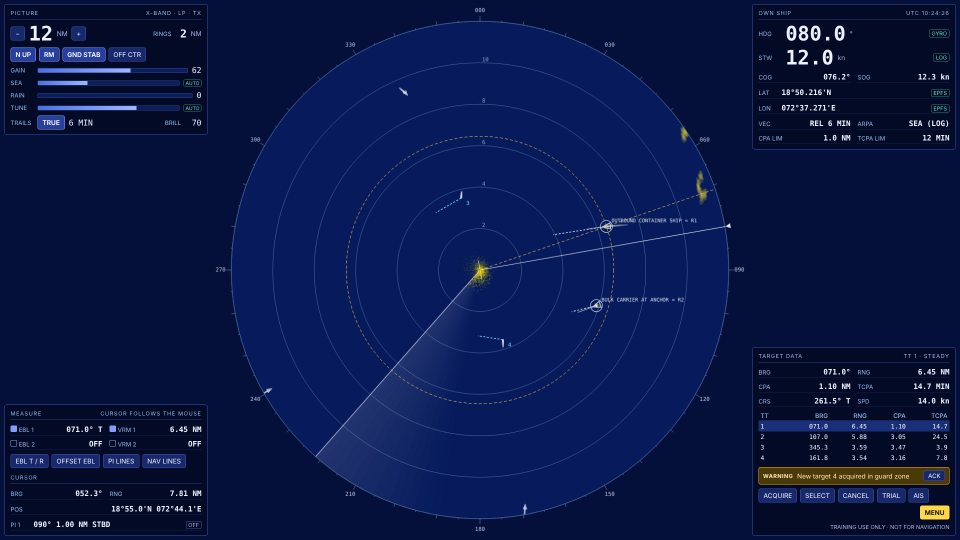
#> input picture design-mockups/1-radar-screen.png, 1920 x 1080 px, given in place of display.png, which was not available (shown at 1/2 size)
$ python assets.py ../../design-mockups ../../design-mockups/10-new-design-1920x1080.png
#> lines starting #> are read from the running program, lines starting #| are printed output that depends on the picture
#!/usr/bin/env python3
"""
Makes the figures of the complete manual from the raw screen pictures.

    python3 docs/manual-src/assets.py [raw-folder] [figure-folder]

The raw pictures are taken by the scripts in docs/manual-src/shots (they drive the built simulator in a
headless browser). The figures are JPEG files cut and sized for an A4 page. Nothing here changes the
simulator.
"""
import sys
from pathlib import Path
from PIL import Image, ImageDraw, ImageFont

ROOT = Path(__file__).resolve().parents[2]
RAW = Path(sys.argv[1]) if len(sys.argv) > 1 else ROOT / "manual-img" / "raw"
FIG = Path(sys.argv[2]) if len(sys.argv) > 2 else ROOT / "manual-img" / "fig"
FIG.mkdir(parents=True, exist_ok=True)

FONT_CANDIDATES = [
    "/usr/share/fonts/opentype/inter/Inter-Bold.otf",
    "/usr/share/fonts/truetype/dejavu/DejaVuSans-Bold.ttf",
]


def font(size: int) -> ImageFont.FreeTypeFont:
    for f in FONT_CANDIDATES:
        if Path(f).exists():
            return ImageFont.truetype(f, size)
    return ImageFont.load_default()


def load(name: str) -> Image.Image:
#> called with name = 'display'
    return Image.open(RAW / f"{name}.png").convert("RGB")
#> returned value is the input picture: PIL image 1920x1080 RGB; mean R, G, B 9.5, 23.8, 71.6


def save(im: Image.Image, name: str, width: int | None = None, quality: int = 88) -> None:
    if width and im.width > width:
        im = im.resize((width, round(im.height * width / im.width)), Image.LANCZOS)
    im.save(FIG / f"{name}.jpg", quality=quality, optimize=True, progressive=True)


def whole(name: str, width: int = 1800, out: str | None = None) -> None:
    save(load(name), out or name, width)


def padded(name: str, width: int, pad: int = 28, out: str | None = None) -> None:
    """A picture of one part of a page, with a margin of its own background round it so that nothing touches the edge."""
    im = load(name)
    bg = im.getpixel((3, 3))
    big = Image.new("RGB", (im.width + 2 * pad, im.height + 2 * pad), bg)
    big.paste(im, (pad, pad))
    save(big, out or name, width)


def crop(name: str, box: tuple[int, int, int, int], out: str, width: int | None = None) -> None:
    save(load(name).crop(box), out, width)


def marker(d: ImageDraw.ImageDraw, x: int, y: int, text: str, r: int = 30) -> None:
    d.ellipse((x - r, y - r, x + r, y + r), fill=(255, 201, 40), outline=(6, 19, 41), width=4)
    f = font(int(r * 1.15))
    w = d.textlength(text, font=f)
    d.text((x - w / 2, y - r * 0.72), text, fill=(6, 19, 41), font=f)


# ---------------------------------------------------------------- the radar display, with numbered parts
def annotated_display() -> None:
    src = load("display")
    s = src.width / 1440  # the picture was taken at 1440 x 900 CSS pixels
#> s = 1.33
    strip = round(38 * s)  # a strip above the header for the header's markers
#> strip = 51
    im = Image.new("RGB", (src.width, src.height + strip), (6, 19, 41))
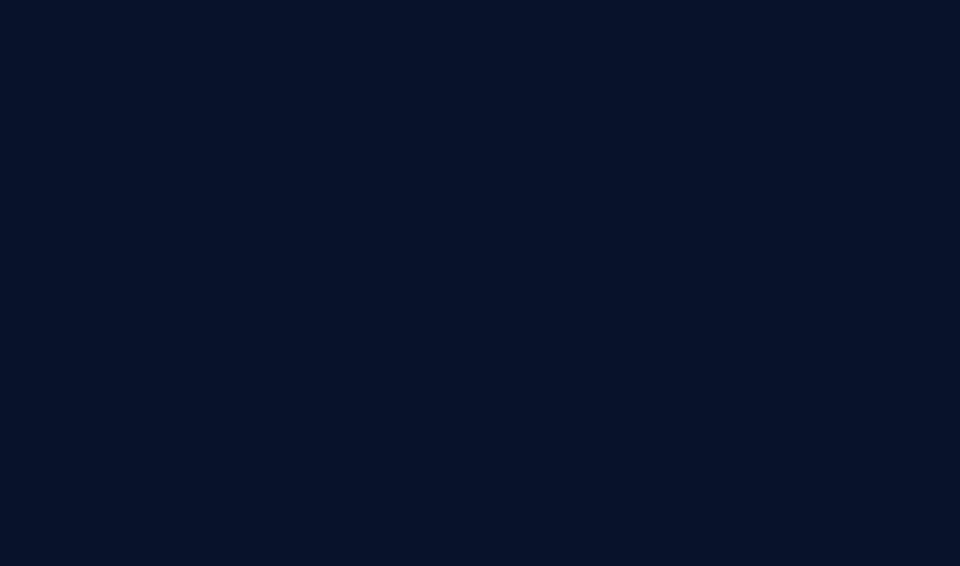
#> im: PIL image 1920x1131 RGB (shown at 1/2 size); mean R, G, B 6, 19, 41
    im.paste(src, (0, strip))
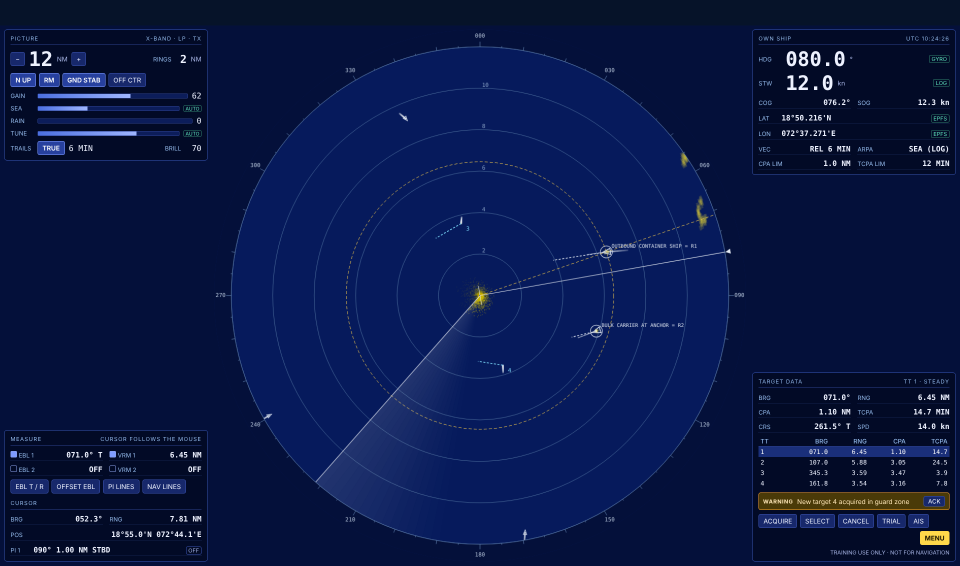
#> im: PIL image 1920x1131 RGB (shown at 1/2 size); mean R, G, B 9.3, 23.5, 70.2
    d = ImageDraw.Draw(im)
    r = round(13 * s)
#> r = 17
    # Markers in the strip, each above its part of the header, with a short line down to it.
    for t, x in [("1", 510), ("2", 775), ("3", 958), ("4", 1125), ("5", 1252), ("6", 1372)]:
        cx = round(x * s)
        d.line((cx, strip // 2, cx, strip + round(6 * s)), fill=(255, 201, 40), width=max(2, round(1.5 * s)))
        marker(d, cx, strip // 2, t, r)
    # Markers on the screen itself, each in a place where nothing is written (x, y in CSS pixels of the screen).
    for t, x, y in [("7", 303, 70), ("8", 303, 406), ("9", 303, 700), ("10", 560, 205), ("11", 1137, 70), ("12", 1137, 330),
                    ("13", 1137, 587), ("14", 1290, 847), ("15", 470, 886)]:
        marker(d, round(x * s), strip + round(y * s), t, r)
    save(im, "display-annotated", 2000, quality=90)
#> in save, `im.save(FIG / f"{name}.jpg", quality=quality, optimize=True, progressi..`:
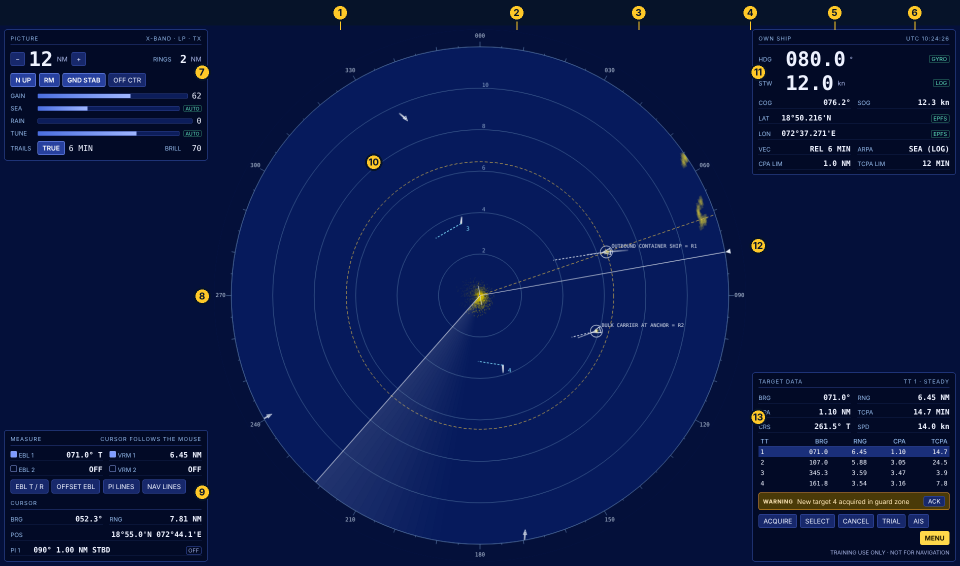
#> saved as display-annotated.jpg: PIL image 1920x1131 RGB (shown at 1/2 size); mean R, G, B 10.1, 24.1, 70.1


# ---------------------------------------------------------------- cuts of the opened record
# Where each part of the opened record begins, in CSS pixels from the top of its section. shots/station.mjs
# prints these ("record parts"): if the record view changes, put the new figures here.
RECORD = {"title": 618, "pic": 1244, "by": 2416, "debrief": 2815, "evidence": 3570}


def record_parts() -> None:
    im = load("st-record-full")
    w = im.width
    k = 2  # the picture has twice the pixels
    r = RECORD
    save(im.crop((0, r["title"] * k, round(w * 0.56), r["pic"] * k)), "st-record-replay", 1500)
    # Each part begins a little above its mark, with its heading; the cuts fall between two parts.
    save(im.crop((0, (r["by"] - 3) * k, w, (r["by"] + 93) * k)), "st-record-each", 1800)
    save(im.crop((0, (r["debrief"] - 35) * k, w, (r["evidence"] - 34) * k)), "st-record-debrief", 1800)
    save(im.crop((0, (r["evidence"] - 34) * k, w, im.height)), "st-record-decision", 1800)


def main() -> None:
    annotated_display()
    # Whole screens.
    for n in ["display", "menu", "measure", "alarm", "truevec", "trial", "night", "route", "exercise-brief", "exercise-answers",
              "exercise-result", "roc-plot", "warmup", "shipwin", "menu-pimap", "menu-ais", "menu-alarm",
              "st-classroom", "st-records", "st-exercises", "st-ownradar-instr", "st-ownradar-faults"]:
        whole(n)
    # The robot student on the #demo display.
    for n in ["robot-trial", "robot-plot"]:
        whole(n)
    whole("robot-bar", 1800)
    # The picture alone.
    for n in ["pad-ppi", "ais-ppi", "goa-ppi", "sar-ppi", "false-ppi", "tss-ppi", "heavy-ppi"]:
        whole(n, 1000)
    # Panels (small: kept at full size).
    for n in ["panel-bDisp", "panel-bGain", "panel-bCur", "panel-bOwn", "panel-bTd", "panel-bArpa", "panel-arpa-alarm"]:
        whole(n, 1400)
    # Cuts.
    crop("login", (600, 580, 2280, 1520), "login", 1300)
    crop("login-batch", (300, 180, 1140, 720), "login-batch", 1300)
    crop("visibility", (0, 0, 2880, 620), "visibility", 1800)
    crop("st-login", (640, 370, 2240, 1230), "st-login", 1300)
    crop("st-classroom-full", (1740, 1640, 2880, 3300), "st-classroom-targets", 1200)
    crop("st-batches", (0, 0, 2880, 2110), "st-batches", 1800)
    crop("st-scenarios", (0, 0, 2880, 940), "st-scenarios", 1800)
    padded("st-watch", 1400)
    padded("st-observe", 1600)
    padded("st-progress", 1800)
    padded("st-assessors", 1800)
    padded("st-class-on-exercise", 1800)
    padded("st-selftest", 1250)
    padded("st-keeping", 1800)
    record_parts()
    # Printed papers: on white, with a thin frame so that the page edge is seen.
    for n in ["paper-exercise-sheet", "paper-debrief-pack", "paper-marking-sheet", "paper-trainee-file"]:
        im = load(n)
        im = im.crop((0, 0, im.width, min(im.height, round(im.width * 1.42))))
        d = ImageDraw.Draw(im)
        d.rectangle((0, 0, im.width - 1, im.height - 1), outline=(150, 160, 170), width=3)
        save(im, n, 1400)
    print(f"{len(list(FIG.glob('*.jpg')))} figures in {FIG}")


if __name__ == "__main__":
#> (the run stopped early here; a loop or call above may not have finished)
